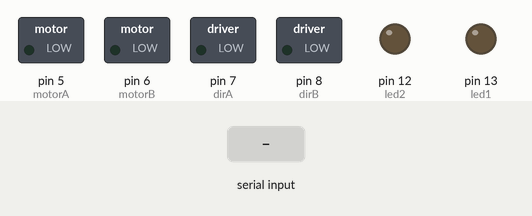
Bench run of a sketch on a simulated Arduino Uno, built with avr-gcc and run on an emulated ATmega328P. On the bench: switched loads named in the sketch (green lamp = pin HIGH), output pins drawn as LEDs (lit = HIGH). Inputs (shaded band) come from the test bench.

Above: at 1.2 s.
1.3 s: "<u>" received over the second serial link
At 2.35 s:
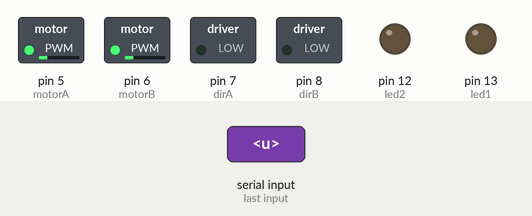
4.3 s: "<1>" received over the second serial link
At 5.5 s:
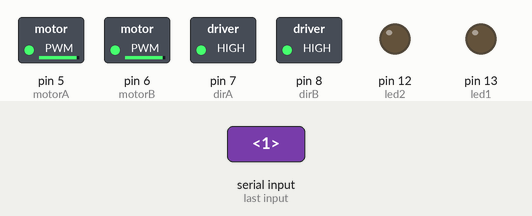
5.8 s: "<d>" received over the second serial link
At 5.95 s:
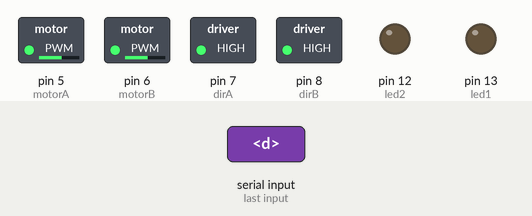
8.8 s: "<2>" received over the second serial link
At 10.3 s:
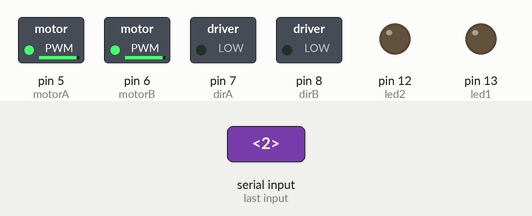
Timing chart, 0 to 11.3 s (numbered marks = the images above; inputs shaded):
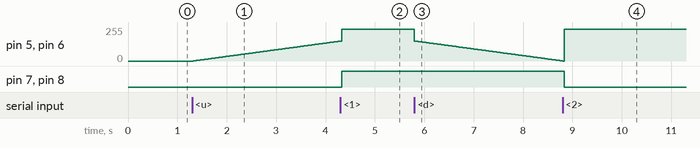

The sketch:

robo_bt.ino
```cpp
/*
      RoboCore - Motor Driver 2x2A example
                    (01/07/2015)

  Written by FranÃ§ois.

  Example of how to use the Motor Driver 2x2A.
  Open a Serial Monitor and enter the comands:
    - u : for PWM 0 to 150
    - d : for PWM 150 to 0
    - o : for ON
    - f : for OFF
    - 1 : for Direction 1
    - 2 : for Direction 2

*/
//Include the SoftwareSerial library
#include "SoftwareSerial.h"

//Create a new software  serial
SoftwareSerial bluetooth(2, 3); //TX, RX (Bluetooth)

int incomingByte;      // a variable to read incoming serial data into

const int motorA = 5;
const int motorB = 6;
const int dirA = 7;
const int dirB = 8;
const int led1 = 13;
const int led2 = 12;

byte b;

// ------------------------------------------------

void setup(){

  //Initialize the software serial
  bluetooth.begin(38400);

  bluetooth.println("Start");

  pinMode(motorA, OUTPUT);
  pinMode(motorB, OUTPUT);
  pinMode(dirA, OUTPUT);
  pinMode(dirB, OUTPUT);
  pinMode(led1, OUTPUT);
  pinMode(led2, OUTPUT);

}

// ------------------------------------------------

void loop(){
  // see if there's incoming serial data:
  if (bluetooth.available() > 0) {
    // read the oldest byte in the serial buffer:
    incomingByte = bluetooth.read();

    b = incomingByte;

    switch(b){
      // PWM Up
      case 'u':
        for(int i=0 ; i <= 150 ; i++){
          analogWrite(motorA, i);
          analogWrite(motorB, i);
          delay(20);
        }
        bluetooth.println("\tok");
        break;

      // PWM Down
      case 'd':
        for(int i=150 ; i >= 0 ; i--){
          analogWrite(motorA, i);
          analogWrite(motorB, i);
          delay(20);
        }
        bluetooth.println("\tok");
        break;


      // On
      case 'o':
        digitalWrite(motorA, HIGH);
        digitalWrite(motorB, HIGH);
        bluetooth.println("ON");
        break;

      // Off
      case 'f':
        digitalWrite(motorA, LOW);
        digitalWrite(motorB, LOW);
        bluetooth.println("OFF");
        break;


      // Dir-1
      case '1':
        digitalWrite(dirA, HIGH);
        digitalWrite(dirB, HIGH);
        bluetooth.println("\tdir-1");
        break;

      // Dir-2
      case '2':
        digitalWrite(dirA, LOW);
        digitalWrite(dirB, LOW);
        bluetooth.println("\tdir-2");
        break;


      // PWM Max
      case '>':
          analogWrite(motorA, 240);
          analogWrite(motorB, 240);
        bluetooth.println("\tMax");
        break;

      // PWM Min
      case '<':
          analogWrite(motorA, 20);
          analogWrite(motorB, 20);
        bluetooth.println("\tMin");
        break;

      // Esquerda
      case 'E':
          analogWrite(motorA, 150);
          analogWrite(motorB, 80);
        bluetooth.println("\tok");
        break;

      // Direita
      case 'D':
          analogWrite(motorA, 80);
          analogWrite(motorB, 150);
        bluetooth.println("\tok");
        break;

      // Frente
      case 'F':
          analogWrite(motorA, 150);
          analogWrite(motorB, 150);
        bluetooth.println("\tok");
        break;

      // Liga Leds
      case 'h':
          digitalWrite(led1, HIGH);
          digitalWrite(led2, HIGH);
        bluetooth.println("\tok");
        break;

      // Desliga Leds
        case 'l':
          digitalWrite(led1, LOW);
          digitalWrite(led2, LOW);
        bluetooth.println("\tok");
        break;

      default:
        bluetooth.println("nothing");
        break;
    }
  }

}

// ------------------------------------------------
```

Measured:
- after the input at 1.3 s, pin 5 (motorA), pin 6 (motorB): moves from 0/255 to 149/255 over 3.0 s, starting at once
- after the input at 4.3 s, pin 7 (dirA), pin 8 (dirB): LOW → HIGH at once
- after the input at 5.8 s, pin 5 (motorA), pin 6 (motorB): moves from 240/255 to 1/255 over 3.0 s, starting at once
- after the input at 8.8 s, pin 7 (dirA), pin 8 (dirB): HIGH → LOW at once
